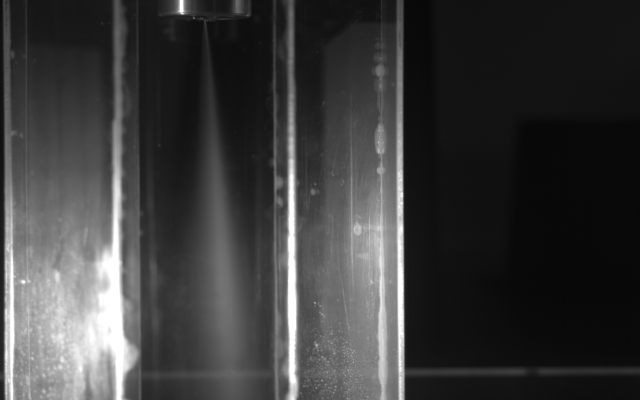
#> input picture etanol_conv_25C_70bar.png, 1280 x 800 px, given as the content of the folder C:/Users/garci/Desktop/Test1/selected_img_raw/, which was not available (shown at 1/2 size)
$ python mass_colourmap_routine_withlegend_rev1.py
#> lines starting #> are read from the running program, lines starting #| are printed output that depends on the picture; pictures that were not available may be replaced by others from this repository, and a replacement may not be noted
import cv2
import numpy as np
import os
import matplotlib.pyplot as plt

def subtract_images(image1_path, image2_path, output_path):
    """
    Subtracts two images and saves the result.

    Parameters:
        image1_path (str): Path to the first image.
        image2_path (str): Path to the second image.
        output_path (str): Path to save the subtracted image.
    """
#> called with image1_path = '_only/etanol_conv_25C_70bar.png', image2_path = 'subtracao_fundo.png'
    # Load the images
    image1 = cv2.imread(image1_path)
#> image1 is the input picture: shape (800, 1280, 3); min 5, max 255, mean 59.7
    image2 = cv2.imread(image2_path)
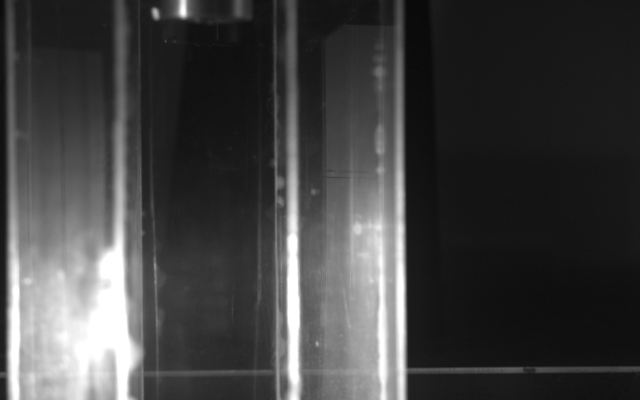
#> input picture subtracao_fundo.png, 1280 x 800 px (shown at 1/2 size)
#> image2 is the input picture: shape (800, 1280, 3); min 4, max 255, mean 65.4

    # Check if the images were loaded successfully
    if image1 is None:
        print(f"Error: Could not load '{image1_path}'. Skipping.")
        return None
    if image2 is None:
        print(f"Error: Could not load '{image2_path}'. Skipping.")
        return None

    # Ensure the images are of the same size
    if image1.shape != image2.shape:
        print(f"Error: Images '{image1_path}' and '{image2_path}' must be of the same size. Skipping.")
        return None

    # Subtract the images
    subtracted_image = cv2.subtract(image1, image2)
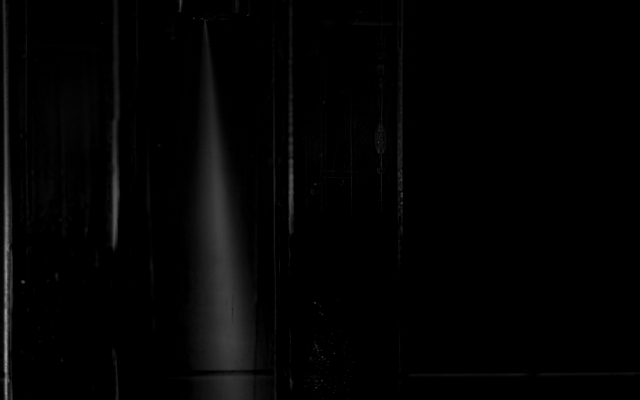
#> subtracted_image: shape (800, 1280, 3) (shown at 1/2 size); min 0, max 182, mean 3.5

    # Save the result
    cv2.imwrite(output_path, subtracted_image)
    print(f"Subtracted image saved as '{output_path}'")
    return output_path

def add_legend_to_colormap(colormap_image, output_path, vmin, vmax):
    """
    Adds a legend to the colormap image and saves it.

    Parameters:
        colormap_image (numpy.ndarray): The colormap image (BGR format).
        output_path (str): Path to save the image with the legend.
        vmin (float): Minimum value for the colorbar.
        vmax (float): Maximum value for the colorbar.
    """
    # Convert BGR to RGB for correct display in matplotlib
    colormap_image_rgb = cv2.cvtColor(colormap_image, cv2.COLOR_BGR2RGB)

    # Create a figure and axis
    fig, ax = plt.subplots(figsize=(6, 6))
    ax.imshow(colormap_image_rgb)
    ax.axis("off")  # Hide axis for a clean display

    # Create a ScalarMappable with the adaptive normalization
    norm = plt.Normalize(vmin=vmin, vmax=vmax)
    sm = plt.cm.ScalarMappable(cmap='jet', norm=norm)
    sm.set_array([])  # Required for ScalarMappable

    # Add color bar (legend)
    cbar = plt.colorbar(sm, ax=ax, orientation='vertical', fraction=0.046, pad=0.04)
    cbar.set_label('Intensity', rotation=270, labelpad=15)

    # Set ticks at 5 points between vmin and vmax
    tick_positions = np.linspace(vmin, vmax, 5)
    cbar.set_ticks(tick_positions)
    cbar.set_ticklabels([f"{val:.2f}" for val in tick_positions])

    plt.savefig(output_path, bbox_inches='tight', pad_inches=0.1)
    plt.close()
    print(f"Colormap image with legend saved as '{output_path}'")

def reduce_noise(image, gaussian_sigma=1.0, median_kernel_size=3, morph_kernel_size=5):
    """
    Apply noise reduction techniques:
      - Gaussian blur to smooth the image.
      - Median filtering to reduce salt-and-pepper noise.
      - Morphological opening with a vertical kernel to remove vertical noise.

    Parameters:
        image (numpy.ndarray): Input grayscale image.
        gaussian_sigma (float): Sigma for Gaussian blur.
        median_kernel_size (int): Kernel size for median filtering (must be odd).
        morph_kernel_size (int): Kernel size for morphological operations.

    Returns:
        numpy.ndarray: The noise-reduced image.
    """
    # Apply Gaussian blur
    blurred = cv2.GaussianBlur(image, (0, 0), gaussian_sigma)

    # Ensure the median kernel size is odd
    if median_kernel_size % 2 == 0:
        median_kernel_size += 1
    median_filtered = cv2.medianBlur(blurred, median_kernel_size)

    # Create a vertical kernel for morphological opening
    vertical_kernel = cv2.getStructuringElement(cv2.MORPH_RECT, (1, morph_kernel_size))
    opened = cv2.morphologyEx(median_filtered, cv2.MORPH_OPEN, vertical_kernel)

    return opened

def process_image(input_path, crop_coords, grayscale_output, colormap_output, colormap_legend_output,
                  gaussian_sigma=1.0, median_kernel_size=3, morph_kernel_size=5):
    """
    Crops an image, applies noise reduction, converts it to grayscale, applies an adaptive colormap,
    adds a legend, and saves the results.

    Parameters:
        input_path (str): Path to the input image.
        crop_coords (tuple): Cropping coordinates (x, y, width, height).
        grayscale_output (str): Path to save the cropped grayscale (noise-reduced) image.
        colormap_output (str): Path to save the colormap image.
        colormap_legend_output (str): Path to save the colormap image with a legend.
        gaussian_sigma (float): Sigma for Gaussian blur.
        median_kernel_size (int): Kernel size for median filtering.
        morph_kernel_size (int): Kernel size for morphological vertical noise removal.
    """
#> called with crop_coords = (240, 30, 300, 670), gaussian_sigma = 1, median_kernel_size = 3, morph_kernel_size = 5
    # Load the image
    image = cv2.imread(input_path)
    if image is None:
        print(f"Error: Could not load '{input_path}'. Skipping.")
        return

    # Crop the image
    crop_x, crop_y, crop_width, crop_height = crop_coords
    cropped_image = image[crop_y:crop_y + crop_height, crop_x:crop_x + crop_width]
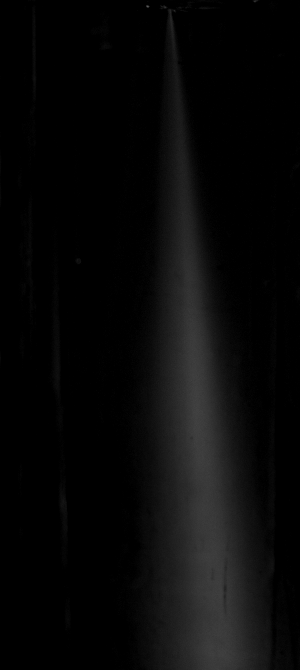
#> cropped_image: shape (670, 300, 3); min 0, max 90, mean 8.6

    # Convert the cropped image to grayscale
    gray_cropped_image = cv2.cvtColor(cropped_image, cv2.COLOR_BGR2GRAY)

    # Apply noise reduction techniques to the grayscale image
    noise_reduced_image = reduce_noise(gray_cropped_image, gaussian_sigma, median_kernel_size, morph_kernel_size)

    # Save the noise-reduced grayscale image
    cv2.imwrite(grayscale_output, noise_reduced_image)
    print(f"Cropped noise-reduced grayscale image saved as '{grayscale_output}'.")

    # Invert the noise-reduced grayscale image to highlight whites
    inverted_gray_image = cv2.bitwise_not(noise_reduced_image)
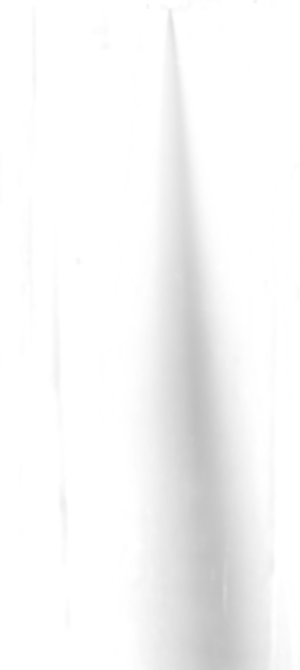
#> inverted_gray_image: shape (670, 300); min 192, max 255, mean 246.4

    # Calculate adaptive intensity range using percentiles (2% and 98%)
    lower = np.percentile(inverted_gray_image, 2)
#> lower = 198
    upper = np.percentile(inverted_gray_image, 98)
#> upper = 255

    # Clip and normalize the image based on the adaptive range
    clipped_image = np.clip(inverted_gray_image, lower, upper)
    normalized_image = cv2.normalize(clipped_image, None, 0, 255, cv2.NORM_MINMAX)
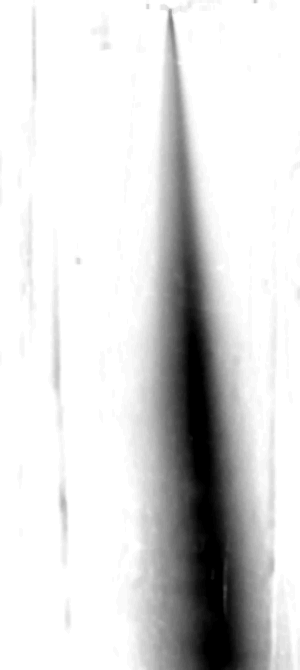
#> normalized_image: shape (670, 300) float64; min 3.38e-14, max 255, mean 216.8; drawn with min black and max white
    normalized_image = cv2.convertScaleAbs(normalized_image)

    # Apply JET colormap to the normalized image
    colormap_image = cv2.applyColorMap(normalized_image, cv2.COLORMAP_JET)
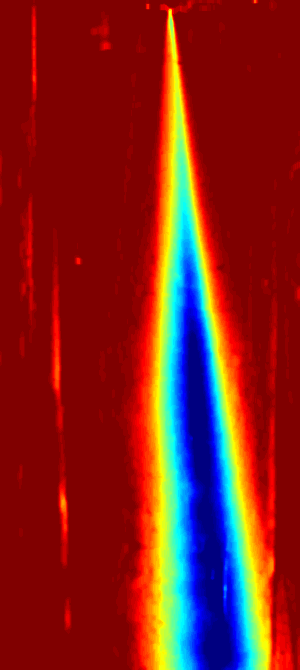
#> colormap_image: shape (670, 300, 3); mean B, G, R 29.9, 34.8, 133.2

    # Save the colormap image
    cv2.imwrite(colormap_output, colormap_image)
    print(f"Colormap image saved as '{colormap_output}'.")

    # Add a legend with adaptive range to the colormap image and save it
    add_legend_to_colormap(colormap_image, colormap_legend_output, lower, upper)
#> in add_legend_to_colormap, `plt.savefig(output_path, bbox_inches='tight', pad_inches=0.1)`:
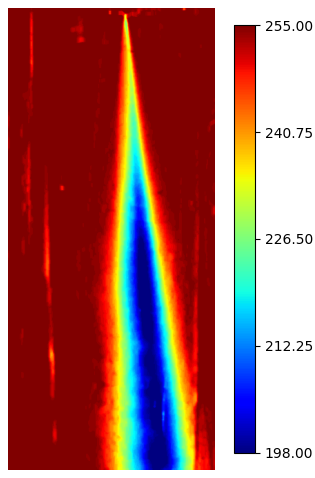
#> figure drawn by matplotlib, 2 panels

def process_folder(input_folder, background_image_path,
                   subtracted_root, grayscale_root,
                   colormap_root, colormap_legend_root,
                   crop_coords, gaussian_sigma=1.0,
                   median_kernel_size=3, morph_kernel_size=5):
    """
    Recursively processes all images in the input folder. For each image, the code subtracts a background,
    applies noise reduction and colormap processing, and saves the output files in a folder hierarchy
    that mirrors the input structure.

    Parameters:
        input_folder (str): Root folder containing input images (including subfolders).
        background_image_path (str): Path to the background image.
        subtracted_root (str): Root folder to save subtracted images.
        grayscale_root (str): Root folder to save grayscale images.
        colormap_root (str): Root folder to save colormap images.
        colormap_legend_root (str): Root folder to save colormap images with legends.
        crop_coords (tuple): Cropping coordinates (x, y, width, height).
        gaussian_sigma (float): Sigma for Gaussian blur.
        median_kernel_size (int): Kernel size for median filtering.
        morph_kernel_size (int): Kernel size for morphological operations.
    """
    for root, _, files in os.walk(input_folder):
        # Determine relative path from input_folder
        rel_path = os.path.relpath(root, input_folder)

        # Create corresponding output subdirectories
        subtracted_folder = os.path.join(subtracted_root, rel_path)
        grayscale_folder = os.path.join(grayscale_root, rel_path)
        colormap_folder = os.path.join(colormap_root, rel_path)
        colormap_legend_folder = os.path.join(colormap_legend_root, rel_path)
        os.makedirs(subtracted_folder, exist_ok=True)
        os.makedirs(grayscale_folder, exist_ok=True)
        os.makedirs(colormap_folder, exist_ok=True)
        os.makedirs(colormap_legend_folder, exist_ok=True)

        for filename in files:
            if not filename.lower().endswith(('.png', '.jpg', '.jpeg', '.bmp', '.tif', '.tiff')):
                continue

            input_path = os.path.join(root, filename)
            # Define output paths preserving the directory structure and file name
            subtracted_image_path = os.path.join(subtracted_folder, f"subtracted_{filename}")
            grayscale_output = os.path.join(grayscale_folder, f"grayscale_{filename}")
            colormap_output = os.path.join(colormap_folder, f"colormap_{filename}")
            colormap_legend_output = os.path.join(colormap_legend_folder, f"colormap_legend_{filename}")

            # Subtract the background image
            subtracted_path = subtract_images(input_path, background_image_path, subtracted_image_path)
            if subtracted_path:
                process_image(
                    subtracted_path, crop_coords, grayscale_output,
                    colormap_output, colormap_legend_output,
                    gaussian_sigma, median_kernel_size, morph_kernel_size
                )

# Example usage:
if __name__ == "__main__":
    # Define paths
    input_folder = "C:/Users/garci/Desktop/Test1/selected_img_raw/"                  # Root folder containing input images (and subfolders)
    background_image_path = "subtracao_fundo.png"    # Path to the background image

    # Define output root folders (these will mirror the input folder hierarchy)
    subtracted_root = "output_images/subtracted"
    grayscale_root = "output_images/grayscale"
    colormap_root = "output_images/colormap"
    colormap_legend_root = "output_images/colormap_with_legend"

    # Define cropping coordinates (x, y, width, height)
    crop_coords = (240, 30, 300, 670)

    # Noise reduction parameters (adjust as needed)
    gaussian_sigma = 1.0
    median_kernel_size = 3
    morph_kernel_size = 5

    process_folder(
        input_folder, background_image_path,
        subtracted_root, grayscale_root,
        colormap_root, colormap_legend_root,
        crop_coords, gaussian_sigma, median_kernel_size, morph_kernel_size
    )
